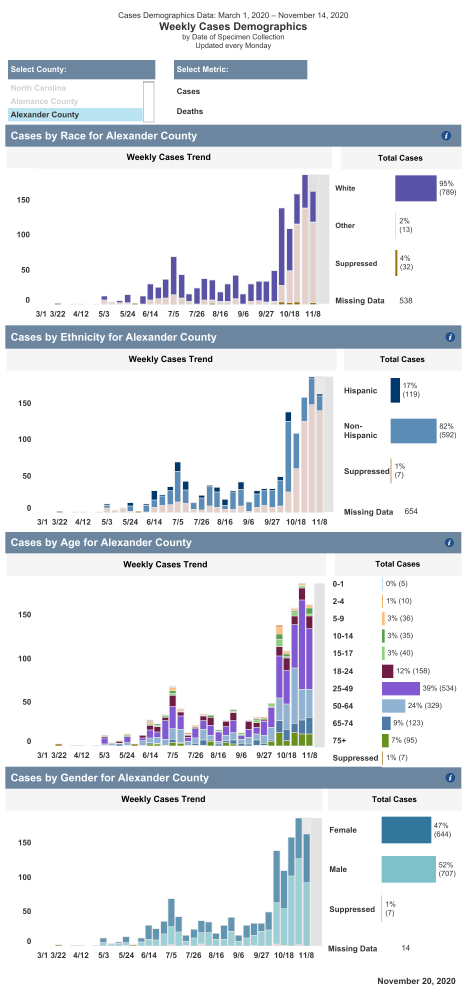
#> input picture demo_data/dev/image_files/NCDHHS_Alexander_county.png, 1398 x 2998 px (shown at 1/3 size)
$ python -i read_png.py   (imports and definitions only)
#> lines starting #> are read from the running program, lines starting #| are printed output that depends on the picture
#> further down, picture is the input picture: shape (2998, 1398, 3); mean B, G, R 236.4, 231.7, 228.1
import cv2
import pytesseract
import pandas as pd
import numpy as np
import matplotlib.pyplot as plt

# read image in from memory
# [1 line not run here, left out]
# set locations to apply ocr (top, left, bottom, right)
ocr_locations = dict(cases=(0,0,1590,1398))
def first_try(image, ocr_locations):
    # identify valid words for extraction
    key_values = ["american", "indian", "alaskan", "native", "asian", "or", "pacific", "islander", "black", "or", "african",
                  "american", "white", "other", "hispanic", "non-", "hispanic", "suppressed"]
    # instantiate dict for parse results, loop over ocr_locations to extract ocr'd contents, parse into
    # either cats (category) or counts.
    cats = []
    counts = []
    for cat, loc in ocr_locations.items():
        (t, l, b, r) = loc
        roi = image[t:b, l:r]
        rgb = cv2.cvtColor(roi, cv2.COLOR_BGR2RGB)
        text = pytesseract.image_to_string(rgb)
        temp_cat = []
        # parse ocr'd text to format data
        for line in text.split("\n"):
            if len(line.strip()) == 0:
                continue
            for word in line.split():
                if word.lower() in key_values:
                    temp_cat.append(word)
                elif word.startswith("(") and word.endswith(")"):
                    word = int(word.strip("()").replace(",", ""))
                    counts.append(word)
                    cats.append("".join(temp_cat))
                    temp_cat = []
    return text, pd.DataFrame({"categories": cats, "counts": counts})


def try_two(image):
    gray = cv2.cvtColor(image, cv2.COLOR_BGR2GRAY)
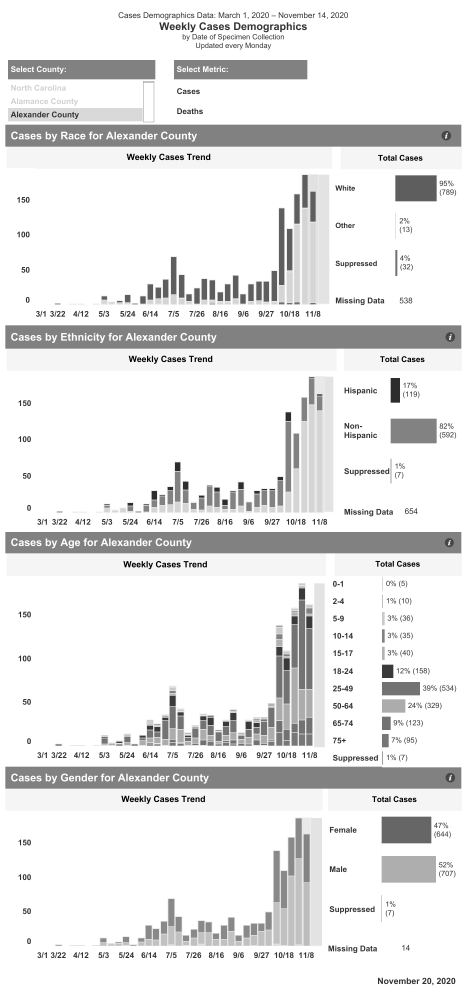
#> gray: shape (2998, 1398) (shown at 1/3 size); min 0, max 255, mean 231.1
    gray = np.float32(gray)
    dst = cv2.cornerHarris(gray, 20, 3,0.04)
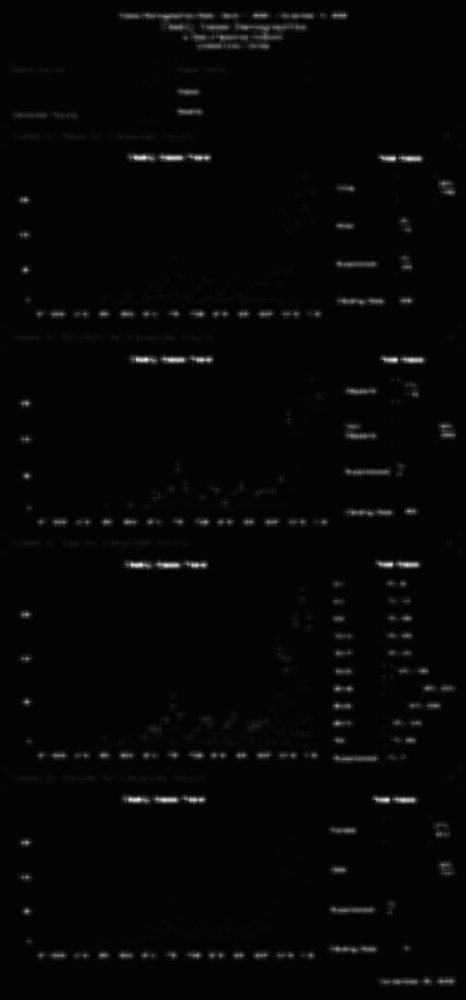
#> dst: shape (2998, 1398) float32 (shown at 1/3 size); min -1908542.2, max 129168320, mean 1579370.8; drawn with min black and max white
    dst = cv2.dilate(dst, None)
    image[dst>.01*dst.max()] = [0,0,255]
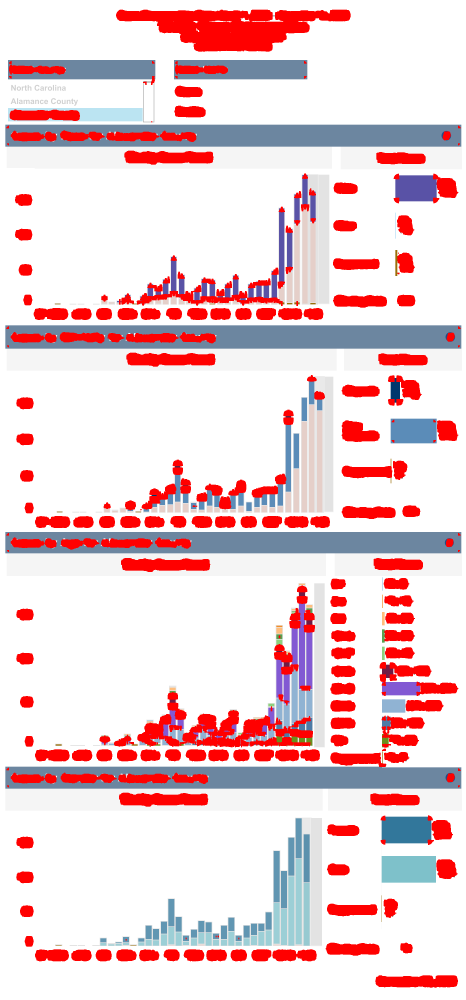
#> image: shape (2998, 1398, 3) (shown at 1/3 size); mean B, G, R 211.1, 207.2, 234.9
    cv2.imshow('dst', image)
    k = cv2.waitKey(0)
#> (key Esc is pressed here)
    if k == ord("s"):
        cv2.destroyAllWindows()

def try_three():
    flags = [i for i in dir(cv2) if i.startswith('COLOR_')]

>>> import cv2
>>> picture = cv2.imread('image_files/NCDHHS_Alexander_county.png')
>>> result = try_two(picture)
